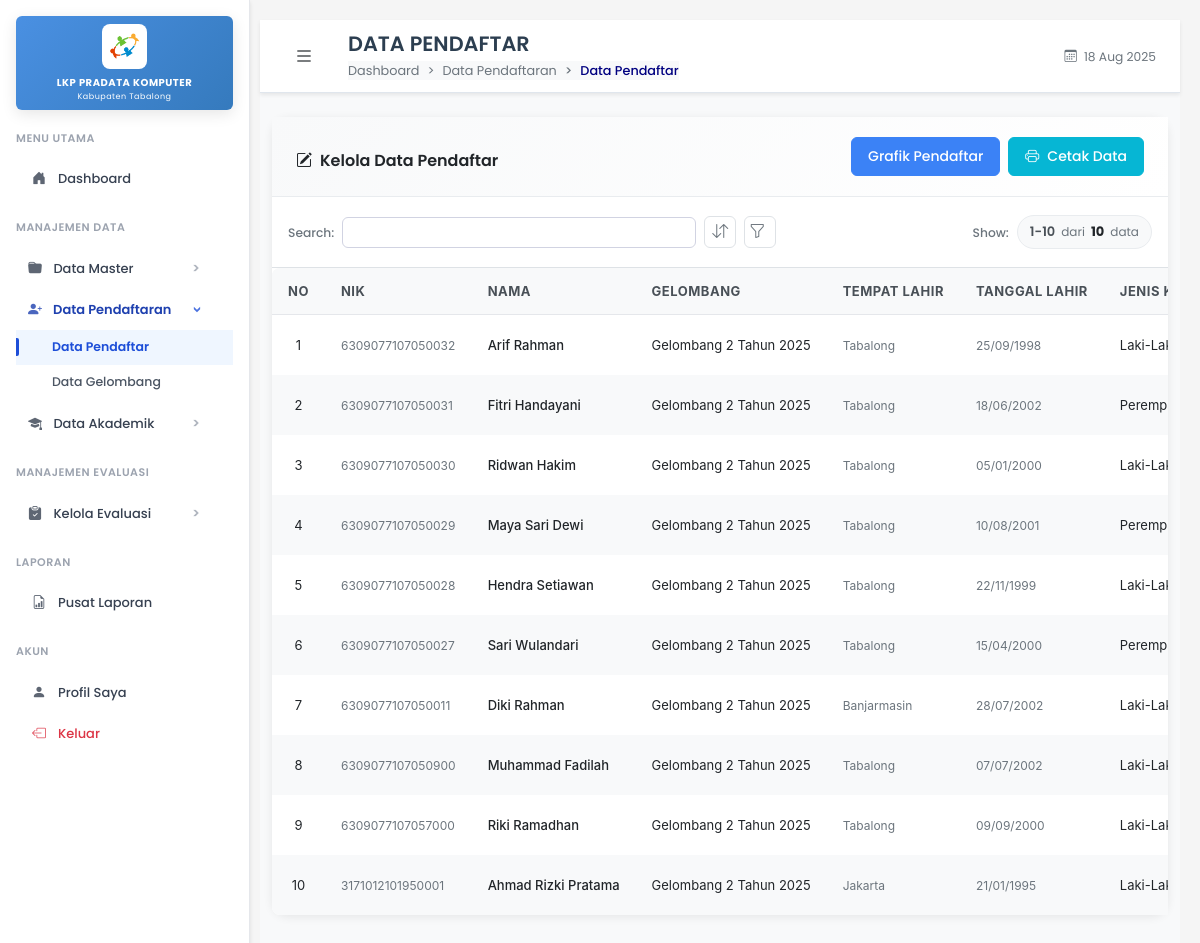
Page /pages/admin/pendaftar/index.php (signed in) on the committed database.
### tables this page shows
CREATE TABLE `pendaftar` (
  `id_pendaftar` int(11) NOT NULL,
  `id_gelombang` int(11) DEFAULT NULL,
  `nik` varchar(16) DEFAULT NULL,
  `nama_pendaftar` varchar(100) DEFAULT NULL,
  `tempat_lahir` varchar(50) DEFAULT NULL,
  `tanggal_lahir` date DEFAULT NULL,
  `jenis_kelamin` enum('Laki-Laki','Perempuan') DEFAULT NULL,
  `pendidikan_terakhir` enum('SD','SLTP','SLTA','D1','D2','S1','S2','S3') DEFAULT NULL,
  `no_hp` varchar(20) DEFAULT NULL,
  `email` varchar(100) DEFAULT NULL,
  `alamat_lengkap` text DEFAULT NULL,
  `jam_pilihan` enum('08.00 - 09.00','09.00 - 10.00','10.00 - 11.00','11.00 - 12.00','13.00 - 14.00','14.00 - 15.00','15.00 - 16.00','16.00 - 17.00','17.00 - 18.00','19.00 - 20.00','20.00 - 21.00','21.00 - 22.00') DEFAULT NULL,
  `pas_foto` varchar(255) DEFAULT NULL,
  `ktp` varchar(255) DEFAULT NULL,
  `kk` varchar(255) DEFAULT NULL,
  `ijazah` varchar(255) DEFAULT NULL,
  `status_pendaftaran` enum('Belum di Verifikasi','Terverifikasi','Diterima') DEFAULT NULL
);

CREATE TABLE `gelombang` (
  `id_gelombang` int(11) NOT NULL,
  `tahun` year(4) NOT NULL,
  `gelombang_ke` int(11) NOT NULL,
  `nama_gelombang` varchar(100) DEFAULT NULL,
  `status` enum('aktif','selesai','dibuka') DEFAULT 'dibuka'
);

### pages/admin/pendaftar/index.php (the view, shortened to what this page needs)
<?php
include '../../../includes/db.php';
$recordsPerPage = 20;
$currentPage = isset($_GET['page']) ? (int)$_GET['page'] : 1;
$currentPage = max(1, $currentPage);
$offset = ($currentPage - 1) * $recordsPerPage;
$countQuery = "SELECT COUNT(*) as total FROM pendaftar p";
$countResult = mysqli_query($conn, $countQuery);
$totalRecords = mysqli_fetch_assoc($countResult)['total'];
$query = "SELECT p.*, g.nama_gelombang, g.gelombang_ke, g.tahun
          FROM pendaftar p
          LEFT JOIN gelombang g ON p.id_gelombang = g.id_gelombang
          ORDER BY p.id_pendaftar DESC
          LIMIT $recordsPerPage OFFSET $offset";
$result = mysqli_query($conn, $query);
?>
<!DOCTYPE html>
<html lang="id">
<head>
  <link rel="stylesheet" href="../../../assets/css/bootstrap.min.css" />
  <link rel="stylesheet" href="../../../assets/css/bootstrap-icons.css" />
  <link rel="stylesheet" href="../../../assets/css/fonts.css" />
  <link rel="stylesheet" href="../../../assets/css/styles.css" />
</head>
<body>
  <div class="d-flex">
    <?php include '../../../includes/sidebar/admin.php'; ?>
    <div class="flex-fill main-content">
      <nav class="top-navbar">
        <div class="container-fluid px-3 px-md-4">
          <div class="d-flex align-items-center">
            <div class="d-flex align-items-center flex-grow-1">
              <button class="btn btn-link text-dark p-2 me-3 sidebar-toggle" type="button" id="sidebarToggle">
                <i class="bi bi-list fs-4"></i>
              </button>
              <div class="page-info">
                <h2 class="page-title mb-1">DATA PENDAFTAR</h2>
                <nav aria-label="breadcrumb">
                  <ol class="breadcrumb page-breadcrumb mb-0">
                    <li class="breadcrumb-item">
                      <a href="../dashboard.php">Dashboard</a>
                    </li>
                    <li class="breadcrumb-item">
                      <a href="#">Data Pendaftaran</a>
                    </li>
                    <li class="breadcrumb-item active" aria-current="page">Data Pendaftar</li>
                  </ol>
                </nav>
              </div>
            </div>
            <div class="d-flex align-items-center">
              <div class="navbar-page-info d-none d-md-block">
                <small class="text-muted">
                  <i class="bi bi-calendar3 me-1"></i>
                  <?= date('d M Y') ?>
                </small>
              </div>
            </div>
          </div>
        </div>
      </nav>
      <div class="container-fluid mt-4">
        <div class="card content-card">
          <div class="section-header">
            <div class="row align-items-center">
              <div class="col-md-6">
                <h5 class="mb-0 text-dark">
                  <i class="bi bi-pencil-square me-2"></i>Kelola Data Pendaftar
                </h5>
              </div>
              <div class="col-md-6 text-md-end">
                <div class="d-flex button-group-header justify-content-md-end">
                   <a href="grafik.php" class="btn btn-kirim-soft">
                    Grafik Pendaftar
                  </a>
                  <button type="button"
                          class="btn btn-cetak-soft"
                          onclick="cetakLaporanPDF()"
                          id="btnCetakPDF"
                          title="Cetak laporan data pendaftar dalam format PDF">
                    <i class="bi bi-printer me-2"></i>Cetak Data
                  </button>
                </div>
              </div>
            </div>
          </div>
          <div class="p-3 border-bottom">
            <div class="row align-items-center">
              <div class="col-12">
                <div class="d-flex flex-wrap align-items-center gap-2 controls-container">
                  <div class="d-flex align-items-center search-container">
                    <label for="searchInput" class="me-2 mb-0 search-label">
                      <small>Search:</small>
                    </label>
                    <input type="search" id="searchInput" class="form-control form-control-sm search-input" />
                  </div>
                  <div class="dropdown">
                    <button class="btn btn-light btn-icon position-relative control-btn"
                            type="button"
                            data-bs-toggle="dropdown"
                            data-bs-display="static"
                            aria-expanded="false"
                            title="Sort">
                      <i class="bi bi-arrow-down-up"></i>
                    </button>
                  </div>
                  <div class="dropdown">
                    <button class="btn btn-light btn-icon position-relative control-btn"
                            type="button"
                            data-bs-toggle="dropdown"
                            aria-expanded="false"
                            id="filterButton"
                            title="Filter">
                      <i class="bi bi-funnel"></i>
                    </button>
                  </div>
                  <div class="ms-auto result-info d-flex align-items-center">
                    <label class="me-2 mb-0 search-label">
                      <small>Show:</small>
                    </label>
                    <div class="info-badge">
                      <span class="info-count"><?= (($currentPage - 1) * $recordsPerPage) + 1 ?>-<?= min($currentPage * $recordsPerPage, $totalRecords) ?></span>
                      <span class="info-separator">dari</span>
                      <span class="info-total"><?= number_format($totalRecords) ?></span>
                      <span class="info-label">data</span>
                    </div>
                  </div>
                </div>
              </div>
            </div>
          </div>
          <div class="table-responsive" style="overflow-x: auto; overflow-y: visible;">
            <table class="custom-table mb-0" id="pendaftarTable">
              <thead class="sticky-top">
                <tr>
                  <th>No</th>
                  <th>NIK</th>
                  <th>Nama</th>
                  <th>Gelombang</th>
                  <th>Tempat Lahir</th>
                  <th>Tanggal Lahir</th>
                  <th>Jenis Kelamin</th>
                </tr>
              </thead>
              <tbody>
                <?php if (mysqli_num_rows($result) > 0): ?>
                  <?php
                  $no = ($currentPage - 1) * $recordsPerPage + 1;
                  while ($pendaftar = mysqli_fetch_assoc($result)):
                  ?>
                    <tr>
                      <td class="text-center align-middle" style="text-align: center !important;"><?= $no++ ?></td>
                      <td class="align-middle">
                        <small><?= htmlspecialchars($pendaftar['nik'] ?? '-') ?></small>
                      </td>
                      <td class="align-middle text-nowrap">
                        <div class="fw-medium"><?= htmlspecialchars($pendaftar['nama_pendaftar']) ?></div>
                      </td>
                      <td class="align-middle text-nowrap">
                        <?php if($pendaftar['nama_gelombang']): ?>
                          <div data-gelombang-nama="<?= htmlspecialchars($pendaftar['nama_gelombang']) ?>">
                            <?= htmlspecialchars($pendaftar['nama_gelombang']) ?>
                          </div>
                        <?php else: ?>
                          <span class="text-muted" data-gelombang-nama="">
                            <i class="bi bi-dash-circle"></i> Tidak ada
                          </span>
                        <?php endif; ?>
                      </td>
                      <td class="align-middle">
                        <small><?= htmlspecialchars($pendaftar['tempat_lahir']) ?></small>
                      </td>
                      <td class="align-middle">
                        <small><?= date('d/m/Y', strtotime($pendaftar['tanggal_lahir'])) ?></small>
                      </td>
                      <td class="align-middle">
                        <?php if($pendaftar['jenis_kelamin'] == 'Laki-Laki'): ?>
                          <span>Laki-Laki</span>
                        <?php else: ?>
                         <span>Perempuan</span>
                        <?php endif; ?>
                      </td>
                    </tr>
                  <?php endwhile; ?>
                <?php endif; ?>
              </tbody>
            </table>
          </div>
        </div>
      </div>
    </div>
  </div>
</body>
</html>

### pages/admin/pendaftar/index.php (style rules this page uses)
.button-group-header { gap: 8px; }

### rows in the picture
pendaftar: nik "6309077107050032", nama_pendaftar "Arif Rahman", id_gelombang.nama_gelombang "Gelombang 2 Tahun 2025", tempat_lahir "Tabalong", tanggal_lahir "25/09/1998", jenis_kelamin "Laki-Laki"
pendaftar: nik "6309077107050031", nama_pendaftar "Fitri Handayani", id_gelombang.nama_gelombang "Gelombang 2 Tahun 2025", tempat_lahir "Tabalong", tanggal_lahir "18/06/2002", jenis_kelamin "Perempuan"
pendaftar: nik "6309077107050030", nama_pendaftar "Ridwan Hakim", id_gelombang.nama_gelombang "Gelombang 2 Tahun 2025", tempat_lahir "Tabalong", tanggal_lahir "05/01/2000", jenis_kelamin "Laki-Laki"
pendaftar: nik "6309077107050029", nama_pendaftar "Maya Sari Dewi", id_gelombang.nama_gelombang "Gelombang 2 Tahun 2025", tempat_lahir "Tabalong", tanggal_lahir "10/08/2001", jenis_kelamin "Perempuan"
pendaftar: nik "6309077107050028", nama_pendaftar "Hendra Setiawan", id_gelombang.nama_gelombang "Gelombang 2 Tahun 2025", tempat_lahir "Tabalong", tanggal_lahir "22/11/1999", jenis_kelamin "Laki-Laki"
pendaftar: nik "6309077107050027", nama_pendaftar "Sari Wulandari", id_gelombang.nama_gelombang "Gelombang 2 Tahun 2025", tempat_lahir "Tabalong", tanggal_lahir "15/04/2000", jenis_kelamin "Perempuan"
pendaftar: nik "6309077107050011", nama_pendaftar "Diki Rahman", id_gelombang.nama_gelombang "Gelombang 2 Tahun 2025", tempat_lahir "Banjarmasin", tanggal_lahir "28/07/2002", jenis_kelamin "Laki-Laki"
pendaftar: nik "6309077107050900", nama_pendaftar "Muhammad Fadilah", id_gelombang.nama_gelombang "Gelombang 2 Tahun 2025", tempat_lahir "Tabalong", tanggal_lahir "07/07/2002", jenis_kelamin "Laki-Laki"
pendaftar: nik "6309077107057000", nama_pendaftar "Riki Ramadhan", id_gelombang.nama_gelombang "Gelombang 2 Tahun 2025", tempat_lahir "Tabalong", tanggal_lahir "09/09/2000", jenis_kelamin "Laki-Laki"
pendaftar: nik "3171012101950001", nama_pendaftar "Ahmad Rizki Pratama", id_gelombang.nama_gelombang "Gelombang 2 Tahun 2025", tempat_lahir "Jakarta", tanggal_lahir "21/01/1995", jenis_kelamin "Laki-Laki"

### other values in the picture
min($currentPage * $recordsPerPage, $totalRecords) "10"
$totalRecords "10"
